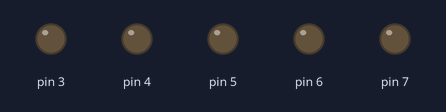
The sketch below on a simulated Arduino Uno, built with avr-gcc and run on an emulated ATmega328P. Parts: output pins drawn as LEDs (lit = HIGH).

Above: at 0.6 s.
At 2.25 s:
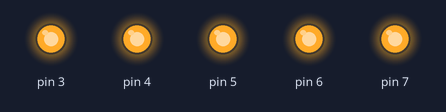
Timing chart, 0 to 3.0 s (numbered marks = the images above):
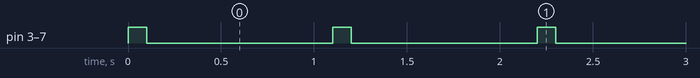

The sketch:

03-MultipleLED-Blink.ino
```cpp
// This program blinks multiple LEDs simultaneously using a loop structure.
// LEDs connected to pins 3–7 turn ON for 100 ms and OFF for 1000 ms.

void setup() {
  // put your setup code here, to run once:
  for(int i=3;i<8;i++){
    pinMode(i,OUTPUT);
  }

}

void loop() {
  // put your main code here, to run repeatedly:
  for(int i=3;i<8;i++){
    digitalWrite(i,HIGH);
  }
  delay(100);
  for(int i=3;i<8;i++){
    digitalWrite(i,LOW);
  }
  delay(1000);

}
```

Measured:
- by itself, pin 3–7: alternates HIGH for 0.10 s and LOW for 1.0 s
